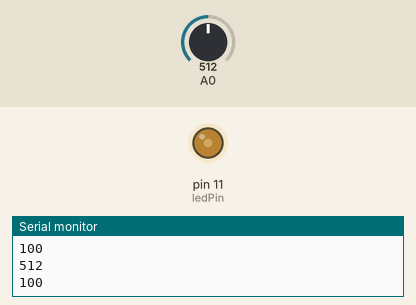
This sketch was run on a simulated Arduino Uno, built with avr-gcc and run on an emulated ATmega328P. Shown: output pins drawn as LEDs (lit = HIGH), the last lines printed to the serial monitor. The test bench sets the inputs (shaded band); at power-on: A0 = 512.

Above: at 1.2 s.
1.3 s: A0 set to 122
At 2.1 s:
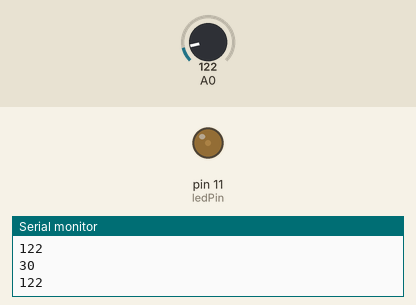
3.0 s: A0 set to 0
At 3.5 s:
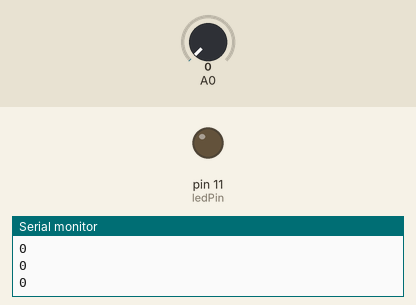
4.6 s: A0 set to 3
6.1 s: A0 set to 6
At 7.4 s:
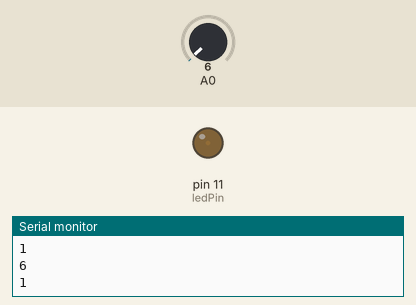
7.8 s: A0 set to 511
At 8.8 s:
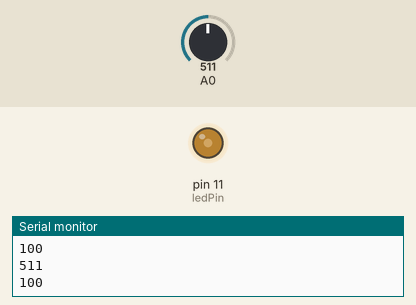
Timing chart, 0 to 10.4 s (numbered marks = the images above; inputs shaded):
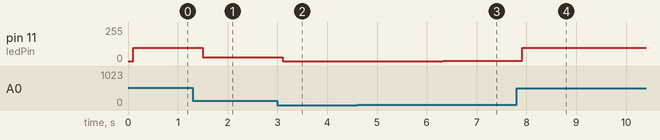

Measured:
- after the input at 1.3 s, pin 11 (ledPin): 100/255 → 30/255 after 0.20 s
- after the input at 3.0 s, pin 11 (ledPin): 30/255 → 0/255 after 0.11 s
- after the input at 6.1 s, pin 11 (ledPin): 0/255 → 1/255 after 0.22 s
- after the input at 7.8 s, pin 11 (ledPin): 1/255 → 100/255 after 0.12 s

The sketch:

PhotoResistor.ino
```cpp
const int ledPin = 11;
void setup() {
  // put your setup code here, to run once:
Serial.begin(9600);
}

void loop() {
  // put your main code here, to run repeatedly:
int analogVal = analogRead(A0);
Serial.println(analogVal);
delay(100);
int mapValue = constrain(map(analogVal, 0, 1023, 0, 255), 0, 100);

analogWrite(ledPin, mapValue);
Serial.println(mapValue);
delay(100);
}
```
